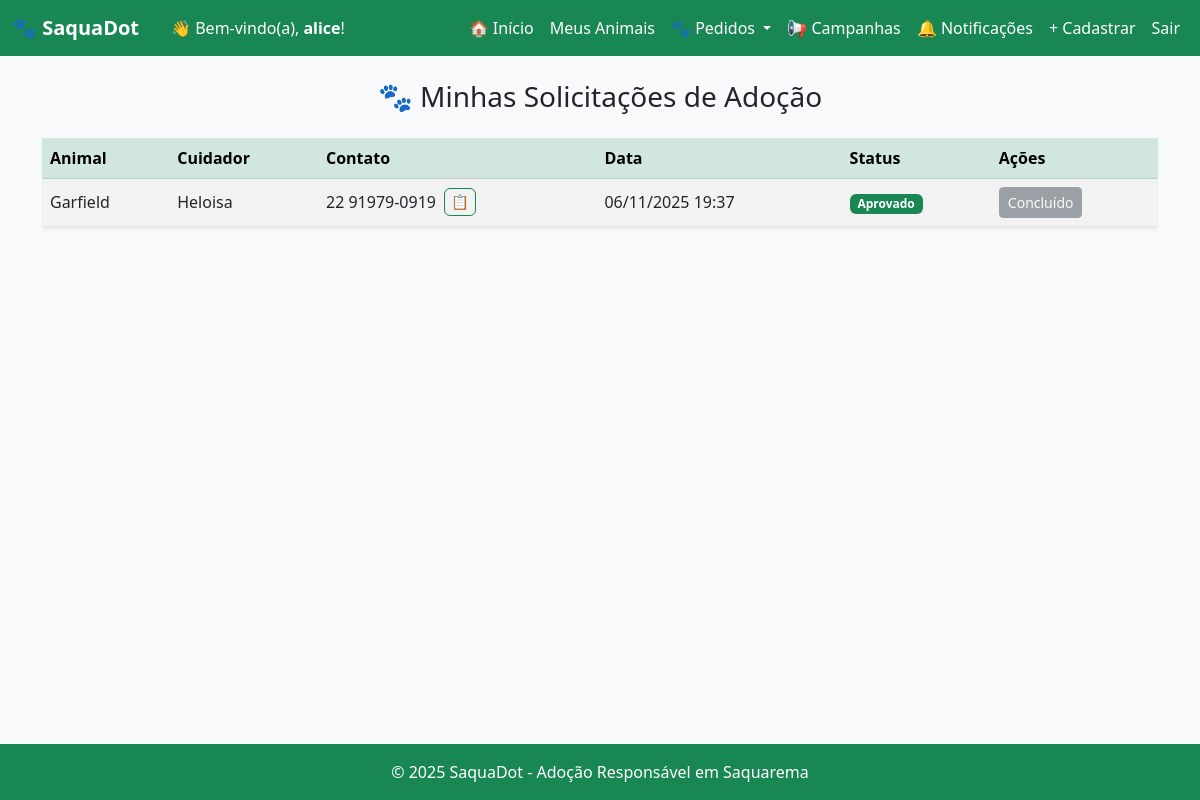
/minhas-solicitacoes/ (signed in), run on the app's committed database.
### core/models.py (models this page shows, shortened)
class Adocao(models.Model):
    adotante = models.ForeignKey(User, on_delete=models.CASCADE)
    animal = models.ForeignKey(Animal, on_delete=models.CASCADE)
    data_pedido = models.DateTimeField(auto_now_add=True)
    aprovado = models.BooleanField(default=False)

class Animal(models.Model):
    nome = models.CharField(max_length=100)
    especie = models.CharField(max_length=50, choices=[('Cachorro', 'Cachorro'), ('Gato', 'Gato')])
    idade = models.IntegerField()
    descricao = models.TextField()
    foto = models.ImageField(upload_to='animais/')
    adotado = models.BooleanField(default=False)
    cuidador = models.ForeignKey(User, on_delete=models.CASCADE, related_name='animais')
    contato = models.CharField(
    max_length=100,
    blank=True,
    null=True,
    help_text="Telefone ou WhatsApp para contato"
)

### core/views.py (the view)
# urls.py: path('minhas-solicitacoes/', views.minhas_solicitacoes, name='minhas_solicitacoes'),
@login_required
def minhas_solicitacoes(request):
    adocoes = Adocao.objects.filter(adotante=request.user).select_related('animal', 'animal__cuidador')
    for adocao in adocoes:
        if not adocao.aprovado:
            adocao.animal.contato = None
    return render(request, 'core/minhas_solicitacoes.html', {'adocoes': adocoes})

### core/context_processors.py (called while the page is built)
def contagem_pedidos(request):
    if request.user.is_authenticated:
        pendentes = Adocao.objects.filter(animal__cuidador=request.user, aprovado=False).count()
        return {'pedidos_pendentes': pendentes}
    return {}

def contagem_notificacoes(request):
    if request.user.is_authenticated:
        nao_lidas = Notificacao.objects.filter(usuario=request.user, lida=False).count()
        return {'notificacoes_nao_lidas': nao_lidas}
    return {}

### core/templates/core/minhas_solicitacoes.html (shortened to what this page needs)
{% extends 'core/base.html' %}
{% block content %}
<h3 class="text-center mb-4">🐾 Minhas Solicitações de Adoção</h3>
{% if adocoes %}
  <div class="table-responsive">
    <table class="table table-striped align-middle shadow-sm">
      <thead class="table-success">
        <tr>
          <th>Animal</th>
          <th>Cuidador</th>
          <th>Contato</th>
          <th>Data</th>
          <th>Status</th>
          <th>Ações</th>
        </tr>
      </thead>
      <tbody>
        {% for adocao in adocoes %}
          <tr>
            <td>{{ adocao.animal.nome }}</td>
            <td>{{ adocao.animal.cuidador.username }}</td>
            <td>
              {% if adocao.aprovado %}
                {% if adocao.animal.contato %}
                  <div class="d-flex align-items-center">
                    <span id="contato-{{ adocao.id }}">{{ adocao.animal.contato }}</span>
                    <button class="btn btn-sm btn-outline-success ms-2 copiar-btn"
                            data-contato-id="{{ adocao.id }}"
                            title="Copiar contato 📋">📋</button>
                  </div>
                {% else %}
                  <span class="text-muted">Não informado</span>
                {% endif %}
              {% else %}
                <span class="text-muted">Disponível após aprovação</span>
              {% endif %}
            </td>
            <td>{{ adocao.data_pedido|date:"d/m/Y H:i" }}</td>
            <td>
              {% if adocao.aprovado %}
                <span class="badge bg-success">Aprovado</span>
              {% else %}
                <span class="badge bg-warning text-dark">Pendente</span>
              {% endif %}
            </td>
            <td>
              {% if not adocao.aprovado %}
                <a href="{% url 'retirar_pedido' adocao.id %}" class="btn btn-sm btn-danger">Retirar Pedido</a>
              {% else %}
                <button class="btn btn-sm btn-secondary" disabled>Concluído</button>
              {% endif %}
            </td>
          </tr>
        {% endfor %}
      </tbody>
    </table>
  </div>
  <div class="position-fixed bottom-0 end-0 p-3" style="z-index: 1100;">
  </div>
{% else %}
  <p class="text-center text-muted">Você ainda não fez nenhuma solicitação de adoção 🐕</p>
{% endif %}
{% endblock %}

### core/templates/core/base.html (shortened to what this page needs)
<!DOCTYPE html>
<html lang="pt-br">
<head>
  <link href="https://cdn.jsdelivr.net/npm/bootstrap@5.3.0/dist/css/bootstrap.min.css" rel="stylesheet">
</head>
<body>
  <nav class="navbar navbar-expand-lg" style="background-color: #198754;">
    <div class="container-fluid">
      <a class="navbar-brand text-white fw-bold" href="/">🐾 SaquaDot</a>
      {% if user.is_authenticated %}
        <span class="navbar-text text-white ms-3">
          👋 Bem-vindo(a), <strong>{{ user.first_name|default:user.username }}</strong>!
        </span>
      {% endif %}
      <div class="collapse navbar-collapse justify-content-end" id="navbarNav">
        <ul class="navbar-nav">
          {% if user.is_authenticated %}
            <li class="nav-item"><a class="nav-link text-white" href="/">🏠 Início</a></li>
            <li class="nav-item"><a class="nav-link text-white" href="/meus-animais/">Meus Animais</a></li>
            <li class="nav-item dropdown">
              <a class="nav-link dropdown-toggle text-white" href="#" id="navbarDropdown" role="button" data-bs-toggle="dropdown">
                🐾 Pedidos
              </a>
            </li>
            <li class="nav-item"><a class="nav-link text-white" href="/campanhas/">📢 Campanhas</a></li>
            <li class="nav-item">
              <a class="nav-link text-white position-relative" href="/notificacoes/">
                🔔 Notificações
              </a>
            </li>
            <li class="nav-item"><a class="nav-link text-white" href="/animal/cadastrar/">+ Cadastrar</a></li>
            <li class="nav-item"><a class="nav-link text-white" href="/logout/">Sair</a></li>
          {% else %}
            <li class="nav-item"><a class="nav-link text-white" href="/login/">Entrar</a></li>
            <li class="nav-item"><a class="nav-link text-white" href="/register/">Cadastrar</a></li>
          {% endif %}
        </ul>
      </div>
    </div>
  </nav>
  <div class="toast-container position-fixed bottom-0 end-0 p-3" style="z-index: 1100;">
  </div>
  <div class="container mt-4">
    {% block content %}{% endblock %}
  </div>
  <footer class="bg-success text-white text-center py-3 mt-auto">
    © 2025 SaquaDot - Adoção Responsável em Saquarema
  </footer>
</body>
</html>

### core/templates/core/base.html (style rules this page uses)
body { background-color: #f8f9fa; }
nav { background-color: #198754; }
nav a, .navbar-brand { color: white !important; }
footer { background-color: #198754; color: white; text-align: center; padding: 15px; margin-top: 30px; }
html, body { height: 100%; }
body { display: flex; flex-direction: column; }
footer { margin-top: auto; }
.copiar-btn { font-size: 0.9rem; padding: 2px 6px; border-radius: 6px; }

### data on the page
Adocao: animal.nome "Garfield", animal.cuidador.username "Heloisa", animal.contato "22 91979-0919", data_pedido "06/11/2025 19:37", aprovado "Aprovado"

### other printed values
{{ user.first_name|default:user.username }} "alice"
